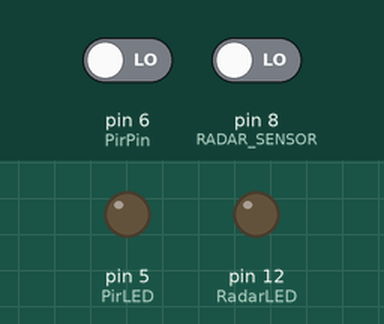
Recording of a sketch running on a simulated Arduino Uno, built with avr-gcc and run on an emulated ATmega328P. On the bench: output pins drawn as LEDs (lit = HIGH). The test bench sets the inputs (shaded band); at power-on: pin 6 (PirPin) LOW, pin 8 (RADAR_SENSOR) LOW.

Above: at 1.3 s.
1.4 s: pin 6 (PirPin) driven HIGH
At 2.7 s:
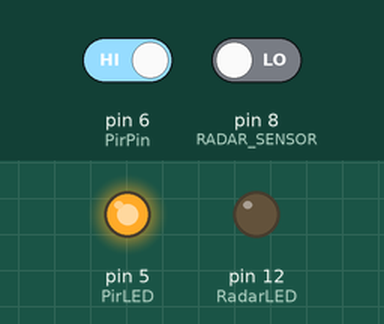
3.1 s: pin 8 (RADAR_SENSOR) driven HIGH
At 4.5 s:
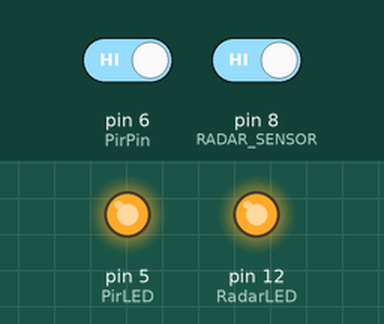
4.8 s: pin 6 (PirPin) driven LOW
At 6.0 s:
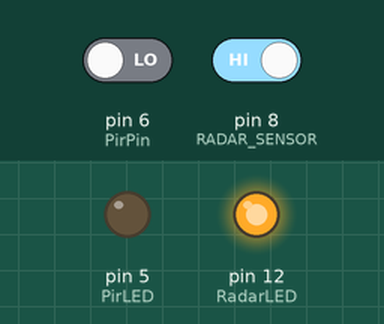
6.6 s: pin 8 (RADAR_SENSOR) driven LOW
At 7.3 s:
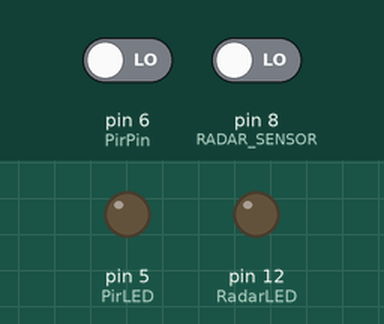
Timing chart, 0 to 9.4 s (numbered marks = the images above; inputs shaded):
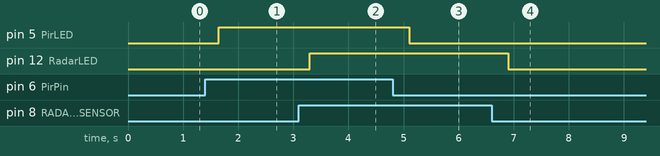

Measured:
- after the input at 1.4 s, pin 5 (PirLED): LOW → HIGH after 0.25 s
- after the input at 3.1 s, pin 12 (RadarLED): LOW → HIGH after 0.20 s
- after the input at 4.8 s, pin 5 (PirLED): HIGH → LOW after 0.30 s
- after the input at 6.6 s, pin 12 (RadarLED): HIGH → LOW after 0.30 s

The sketch:

radar3.ino
```cpp
#include <RCSwitch.h>
RCSwitch mySwitch = RCSwitch();

int tasterstatus=0;
const int RADAR_SENSOR = 8;
const int RadarLED = 12;

int PirPin = 6;
int PirLED = 5;
int val = 0;

void setup() {
  Serial.begin(9600);
  mySwitch.enableTransmit(7) ;
  // pinMode(RADAR_SENSOR, INPUT); //Der Pin mit dem Taster (Pin 7) ist jetzt ein Eingang.
  pinMode (RADAR_SENSOR, INPUT);
  pinMode (RadarLED, OUTPUT);

  pinMode(PirPin, INPUT);
  pinMode(PirLED, OUTPUT);


}

void loop() {
  int value = digitalRead(RADAR_SENSOR);
  digitalWrite(RadarLED, value > 0 ? HIGH : LOW);
  delay(100);

  tasterstatus=digitalRead(RADAR_SENSOR); //Hier wird der Pin7 ausgelesen (Befehl:digitalRead). Das Ergebnis wird unter der Variable „tasterstatus“ mit dem Wert „HIGH“ für 5Volt oder „LOW“ für 0Volt gespeichert.

if (tasterstatus == HIGH)//Verarbeitung: Wenn der taster gedrückt ist (Das Spannungssignal ist hoch)
{//Programmabschnitt des IF-Befehls öffnen.

mySwitch.send(5678, 24); // Der 433mhz Sender versendet die Dezimalzahl „5678“
delay (50); // 50 Millisekunden Pause
} //Programmabschnitt des IF-Befehls schließen.

else //...ansonsten...
{ //Programmabschnitt des else-Befehls öffnen.
mySwitch.send(1234, 24); // Der 433mhz Sender versendet die Dezimalzahl „1234“
} //Programmabschnitt des else-Befehls schließen.

  int s = digitalRead(PirPin);
  digitalWrite(PirLED, s);
}
```
